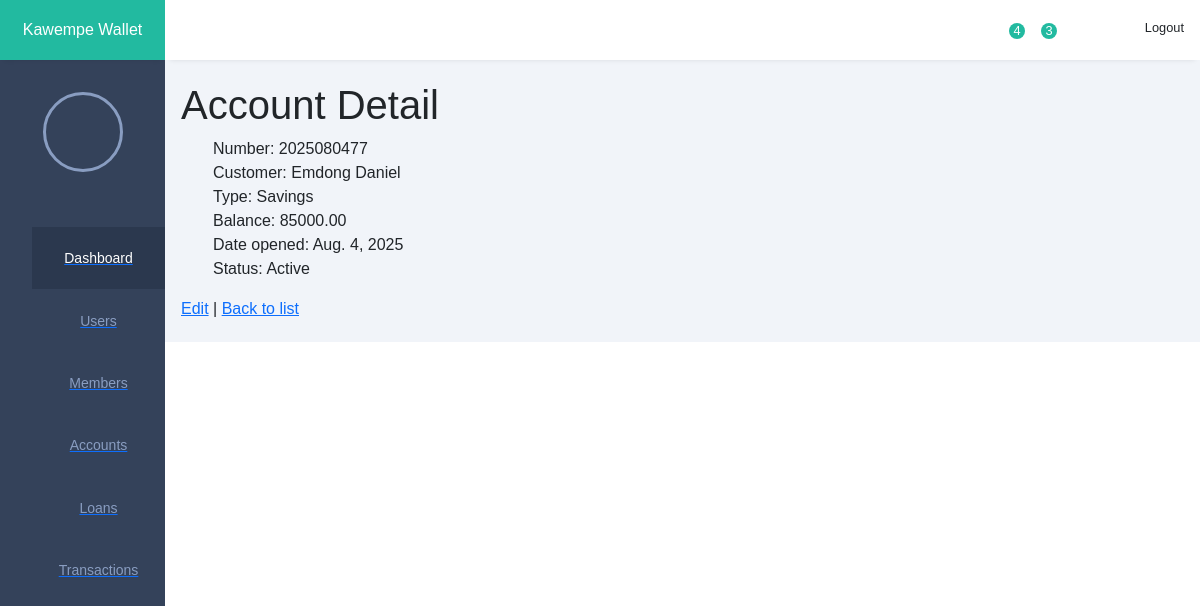
Page /accounts/2025080477/ on the committed database.
### customers/models.py (models this page shows, shortened)
class Account(models.Model):
    class AccountType(models.TextChoices):
        SAVINGS = 'Savings', _('Savings')
        CURRENT = 'Current', _('Current')
        FIXED = 'Fixed', _('Fixed')
        JOINT = 'Joint', _('Joint')
        CORPORATE = 'Corporate', _('Corporate')
    class AccountStatus(models.TextChoices):
        ACTIVE = 'Active', _('Active')
        CLOSED = 'Closed', _('Closed')
        DORMANT = 'Dormant', _('Dormant')
        SUSPENDED = 'Suspended', _('Suspended')
    customer = models.ForeignKey(Customer, on_delete=models.CASCADE)
    account_number = models.CharField(
        max_length=50, primary_key=True, editable=False, unique=True)
    account_type = models.CharField(
        max_length=50, choices=AccountType.choices, default=AccountType.SAVINGS)
    balance = models.DecimalField(
        max_digits=13, decimal_places=2, default=0.00)
    date_opened = models.DateField(auto_now_add=True)
    status = models.CharField(
        max_length=50, choices=AccountStatus.choices, default=AccountStatus.ACTIVE)

class Customer(models.Model):
    class Salutation(models.TextChoices):
        MR   = 'Mr',   _('Mr.')
        MRS  = 'Mrs',  _('Mrs.')
        MS   = 'Ms',   _('Ms.')
        DR   = 'Dr.',  _('Dr.')
        PROF = 'Prof.',_('Prof.')
        REV  = 'Rev.', _('Rev.')
    salutation    = models.CharField(
        max_length=5,
        choices=Salutation.choices,
        default=Salutation.MR
    )
    first_name    = models.CharField(max_length=100)
    middle_name   = models.CharField(
        max_length=100,
        blank=True,    # not required on forms
        null=True      # allows NULL in the DB
    )
    last_name     = models.CharField(max_length=100)
    id_number     = models.CharField(max_length=100)
    phone_number  = models.CharField(
        max_length=100,
        blank=True     # optional to supply
    )
    email         = models.EmailField(
        blank=True     # optional to supply
    )
    date_of_birth = models.DateField(
        blank=True,
        null=True
    )
    location       = models.CharField(max_length=100)
    def __str__(self):
        return f"{self.first_name} {self.last_name}"

### customers/views.py (the view)
# urls.py: path('accounts/<str:pk>/', AccountDetailView.as_view(), name='account_detail'),
class AccountDetailView(DetailView):
    model = Account
    template_name = 'bank/account_detail.html'
    context_object_name = 'account'

### templates/bank/account_detail.html
{% extends 'base.html' %}
{% block content %}
<h1>Account Detail</h1>
<ul>
  <li>Number: {{ account.account_number }}</li>
  <li>Customer: {{ account.customer }}</li>
  <li>Type: {{ account.account_type }}</li>
  <li>Balance: {{ account.balance }}</li>
  <li>Date opened: {{ account.date_opened }}</li>
  <li>Status: {{ account.status }}</li>
</ul>
<a href="{% url 'account_edit' account.pk %}">Edit</a> |
<a href="{% url 'account_list' %}">Back to list</a>
{% endblock %}

### static/css/style.css (style rules this page uses)
:root { --main-color: #22BAA0; --color-dark: #34425A; --text-grey: #B0B0B0; }
* { margin: 0; padding: 0; text-decoration: none; list-style-type: none; box-sizing: border-box; font-family: 'Merriweather', sans-serif; }

### rows in the picture
Account: account_number "2025080477", customer "Emdong Daniel", account_type "Savings", balance "85000.00", date_opened "Aug. 4, 2025", status "Active"
